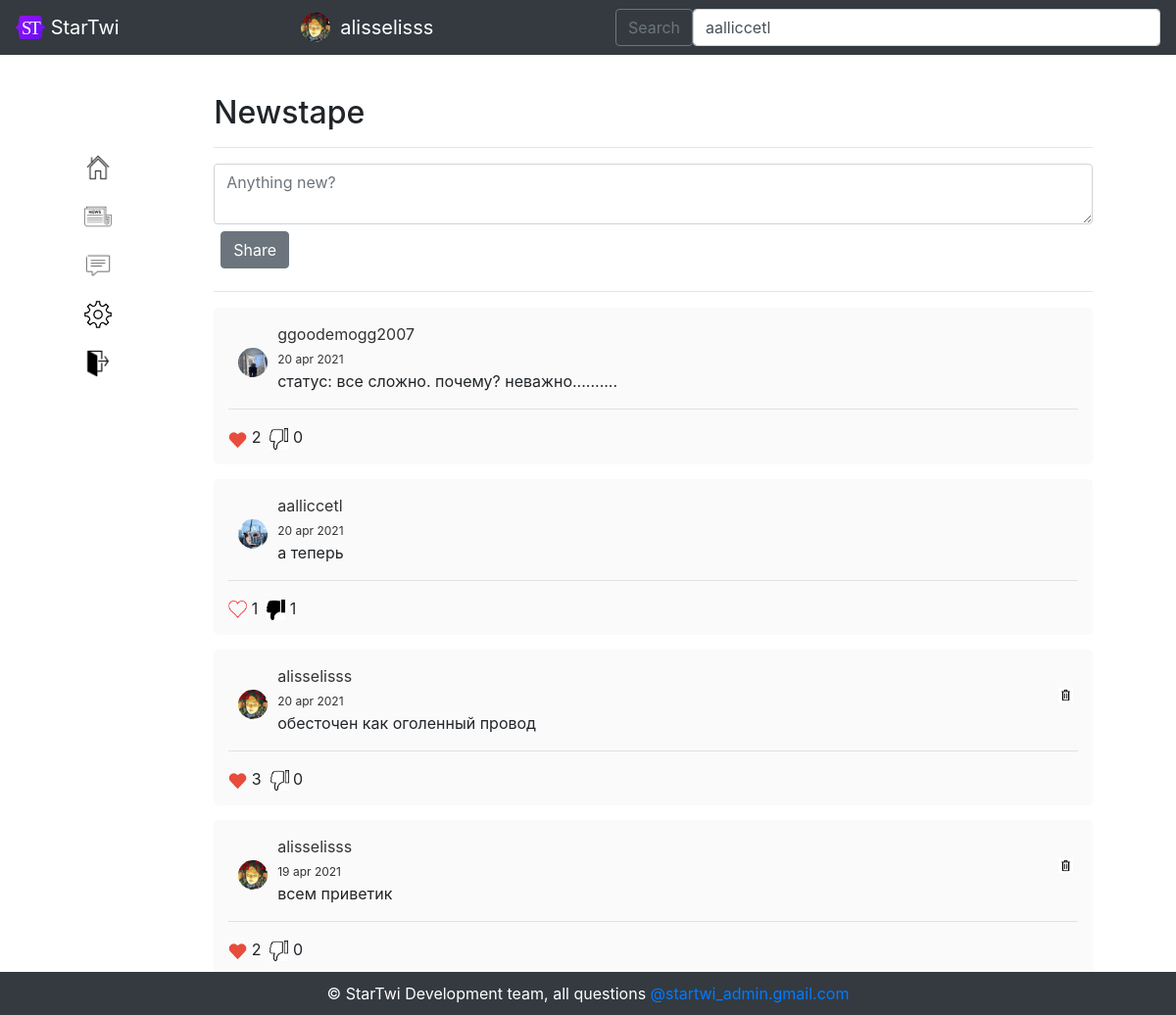
Page /newstape (signed in) on the earlier database version.
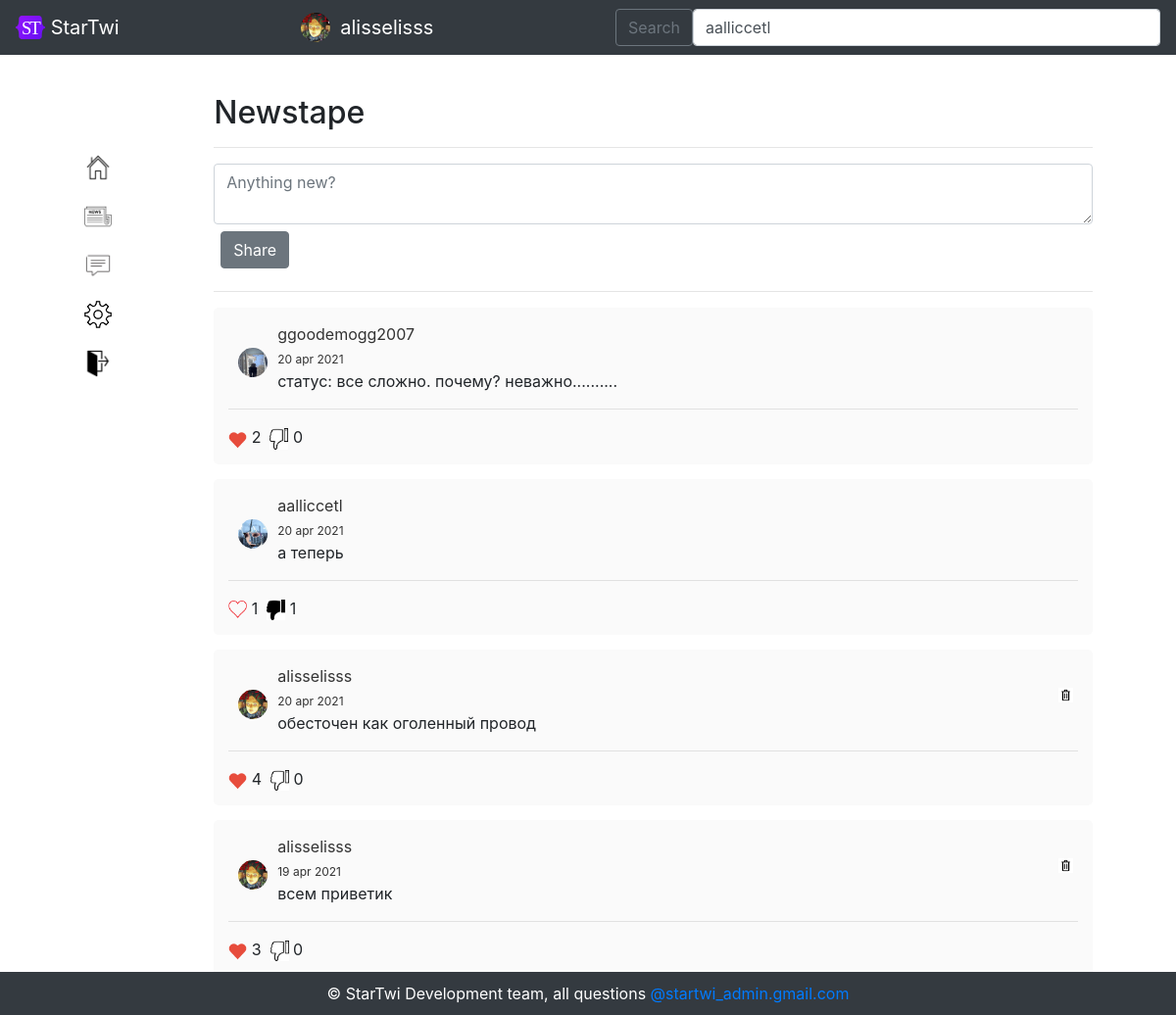
Same page on the later database version.
### data/news.py (models this page shows)
class News(SqlAlchemyBase):
    __tablename__ = 'news'
    id = sqlalchemy.Column(sqlalchemy.Integer, primary_key=True, autoincrement=True)
    user_id = sqlalchemy.Column(sqlalchemy.Integer, sqlalchemy.ForeignKey("users.id"))
    news_text = sqlalchemy.Column(sqlalchemy.String, nullable=True)
    creation_time = sqlalchemy.Column(sqlalchemy.DateTime, default=datetime.datetime.now())
    likes = sqlalchemy.Column(sqlalchemy.String, nullable=True, default=' ')
    dislikes = sqlalchemy.Column(sqlalchemy.String, nullable=True, default=' ')

### data/users.py (models this page shows, shortened)
class User(SqlAlchemyBase, UserMixin):
    __tablename__ = 'users'
    id = sqlalchemy.Column(sqlalchemy.Integer, primary_key=True, autoincrement=True)
    username = sqlalchemy.Column(sqlalchemy.String, unique=True, nullable=True)
    year_of_birth = sqlalchemy.Column(sqlalchemy.Integer, nullable=True)
    month_of_birth = sqlalchemy.Column(sqlalchemy.Integer, nullable=True)
    day_of_birth = sqlalchemy.Column(sqlalchemy.Integer, nullable=True)
    country = sqlalchemy.Column(sqlalchemy.String, nullable=True)
    email = sqlalchemy.Column(sqlalchemy.String, unique=True, nullable=True)
    hashed_password = sqlalchemy.Column(sqlalchemy.String, nullable=True)
    modified_date = sqlalchemy.Column(sqlalchemy.DateTime, default=datetime.datetime.now())
    photo = sqlalchemy.Column(sqlalchemy.String, unique=True, nullable=True)
    about_me = sqlalchemy.Column(sqlalchemy.String, unique=True, nullable=True)
    followers = sqlalchemy.Column(sqlalchemy.String, nullable=True, default=' ')
    following = sqlalchemy.Column(sqlalchemy.String, nullable=True, default=' ')
    restrict = sqlalchemy.Column(sqlalchemy.Boolean, nullable=True, default=False)
    blacklist = sqlalchemy.Column(sqlalchemy.String, nullable=True, default=' ')

### main.py (the view)
@app.route('/newstape', methods=['GET', 'POST'])
@login_required
def newstape():
    db_sess = db_session.create_session()
    newslist = []
    for news in db_sess.query(News).all():
        if str(news.user_id) in current_user.following.split(', ') or \
                news.user_id == current_user.id:
            newslist += [news]
    return render_template('newstape.html', title='News',
                           url_for=url_for, user_class=User, userlist=get_userlist(),
                           css_file=url_for('static', filename='css/style.css'),
                           newslist=newslist[::-1],
                           str=str, db_sess_query_user=db_sess.query(User), datetime=datetime
                           )

### data/db_session.py (called while the page is built)
def create_session() -> Session:
    global __factory
    return __factory()

### main.py (called while the page is built)
@login_manager.user_loader
def load_user(user_id):
    db_sess = db_session.create_session()
    return db_sess.query(User).get(user_id)

def get_userlist():
    return sorted(db_session.create_session().query(User).filter(User.username != current_user.username),
                  key=lambda x: [0 if str(x.id) in current_user.following.split(', ') else 1,
                                 - len(list(set(current_user.following.split(', ')) & set(
                                     x.following.split(', ')))),
                                 - len(list(set(current_user.followers.split(', ')) & set(
                                     x.followers.split(', ')))),
                                 x.username])

### templates/newstape.html
{% extends "base_logged_in.html" %}
{% block content %}
    <div class="block">
        <h2>Newstape</h2><hr>
        <form action="/add_news/newstape" method="post">
            <textarea name="text" class="form-control" placeholder="Anything new?"></textarea>
            <input type="submit" class="btn btn-secondary" style="margin: 7px;" value="Share">
        </form><hr>
    {% if newslist | length != 0 %}
        {% for news in newslist %}
            {% set user = db_sess_query_user.filter(user_class.id == news.user_id).first() %}
            <div class="news">
                <a href="/account/{{ user.username }}" style="text-decoration: none;color: #333333">
                    <img src="{{ url_for('static', filename='img/' + user.photo) }}" class="icon" style="height: 30px; width: 30px;margin: 0px; margin-right: 10px; margin-top:3%;margin-left:10px;">
                    {{ user.username }}<br>
                    {% set month = ['jan', 'feb', 'mar', 'apr', 'may', 'jun', 'jul', 'aug', 'sep', 'oct', 'nov', 'dec'] %}
                    <span style="font-size:12px;">{{ news.creation_time.day }} {{ month[news.creation_time.month - 1] }} {{ news.creation_time.year }}</span>
                </a>
                {% if user.id == current_user.id %}
                    <a href="/delete_news/{{ news.id }}/newstape"><img src="{{ url_for('static', filename='img/delete-icon.jpg') }}" width="15" style="float:right; margin-right: 5px;"></a>
                {% endif %}
                <br>
                <p>{{ news.news_text }}</p><hr>
                {% if str(current_user.id) not in news.likes.split(', ') %}
                    <a href="/like/{{ news.id }}/newstape"><img src="{{ url_for('static', filename='img/no_like.png') }}" style="width: 19px;"></a>
                {% else %}
                    <a href="/like/{{ news.id }}/newstape"><img src="{{ url_for('static', filename='img/like.png') }}" style="width: 19px;"></a>
                {% endif %}
                {{ news.likes.split(', ') | length - 1 }}&nbsp;
                {% if str(current_user.id) not in news.dislikes.split(', ') %}
                    <a href="/dislike/{{ news.id }}/newstape"><img src="{{ url_for('static', filename='img/no-dislike.png') }}" style="width: 19px;"></a>
                {% else %}
                    <a href="/dislike/{{ news.id }}/newstape"><img src="{{ url_for('static', filename='img/ddislike.jpg') }}" style="width: 19px;"></a>
                {% endif %}
                {{ news.dislikes.split(', ') | length - 1 }}
            </div>
        {% endfor %}
    {% else %}
        <div class="news">
            <p style="color: #828282" align="center">Your news feed is still empty</p>
            <img src="{{ url_for('static', filename='img/no_news.png') }}"
                 style="width: 100px;margin-top: 30px;margin-left: 40%;" align="center">
        </div>
    {% endif %}
    </div>
{% endblock %}

Differences in the rows shown:
changed News "обесточен как оголенный провод": likes.split|length "3" → "4"
changed News "всем приветик": likes.split|length "2" → "3"
